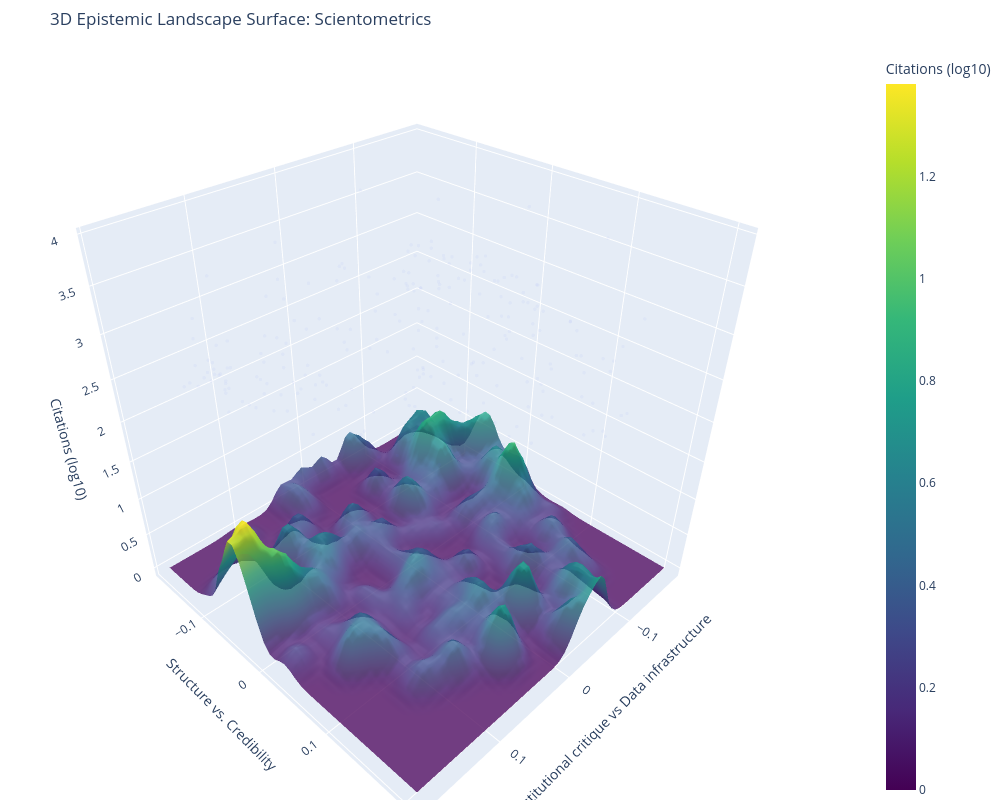

Notebook cell for this chart:
### Code cell
# 3. Interactive 3D Surface (Plotly)
art_3d = make_stage_artifact(config, BASE_PATH, "output", "landscape_3d")
fig_3d = plot_landscape_3d(
    df, landscape_results, 
    topic_name=topic_name, method=method, 
    label_results=label_results  # <--- Added this
)
save_viz(art_3d, fig_3d, formats=["png", "html"])
display(fig_3d)

### Figure 1 — Plotly figure (JSON) as saved in the notebook; plotly's stock layout.template omitted (floating-point values rounded to 4 significant figures; data arrays with more than 128 entries replaced by an {"elided": "..."} marker saying what was removed)
{"data": [{"colorbar": {"title": {"text": "Citations (log10)"}, "x": 1.05}, "colorscale": [[0, "#440154"], [0.1111, "#482878"], [0.2222, "#3e4989"], [0.3333, "#31688e"], [0.4444, "#26828e"], [0.5556, "#1f9e89"], [0.6667, "#35b779"], [0.7778, "#6ece58"], [0.8889, "#b5de2b"], [1, "#fde725"]], "name": "Epistemic Surface", "opacity": 0.8, "type": "surface", "x": {"elided": "50x50 float values"}, "y": {"elided": "50x50 float values"}, "z": {"elided": "50x50 float values"}}, {"hovertemplate": "proj_problem_diffusion_x=%{x}<br>proj_problem_diffusion_y=%{y}<br>z=%{z}<extra></extra>", "legendgroup": "", "marker": {"color": "#636efa", "opacity": 0.05, "size": 2, "symbol": "circle"}, "mode": "markers", "name": "", "scene": "scene", "showlegend": false, "type": "scatter3d", "x": {"elided": "223 float values"}, "y": {"elided": "223 float values"}, "z": {"elided": "223 float values"}}], "layout": {"height": 800, "margin": {"b": 0, "l": 0, "r": 0, "t": 50}, "scene": {"xaxis": {"title": {"text": "Institutional critique vs Data infrastructure"}}, "yaxis": {"title": {"text": "Structure vs. Credibility"}}, "zaxis": {"title": {"text": "Citations (log10)"}}}, "title": {"text": "3D Epistemic Landscape Surface: Scientometrics"}, "width": 1000}}
